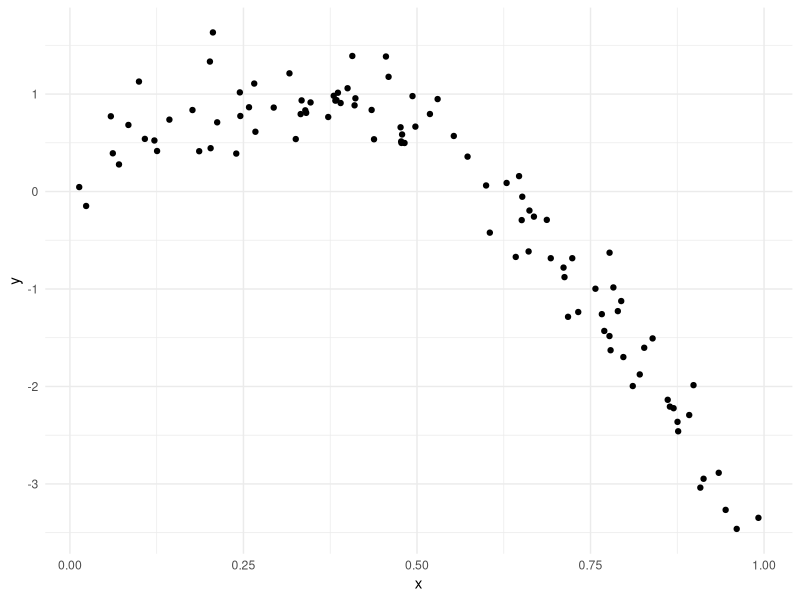
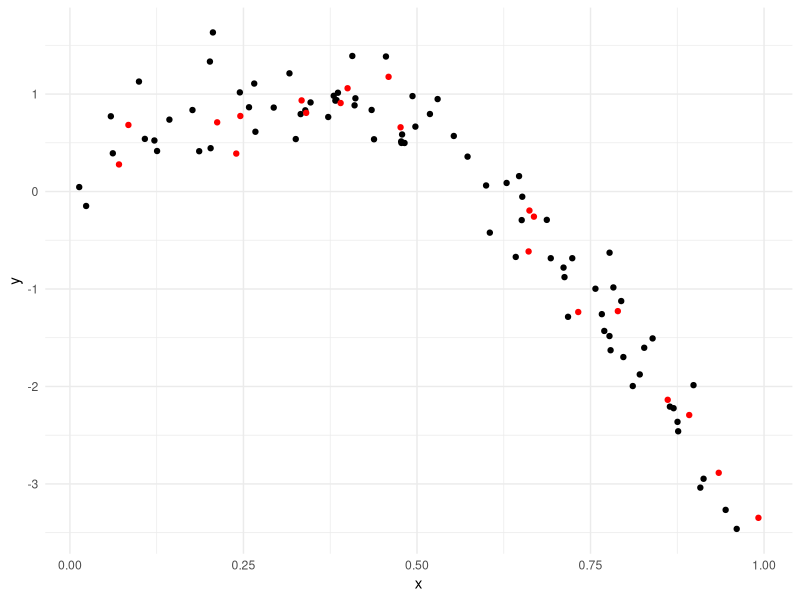
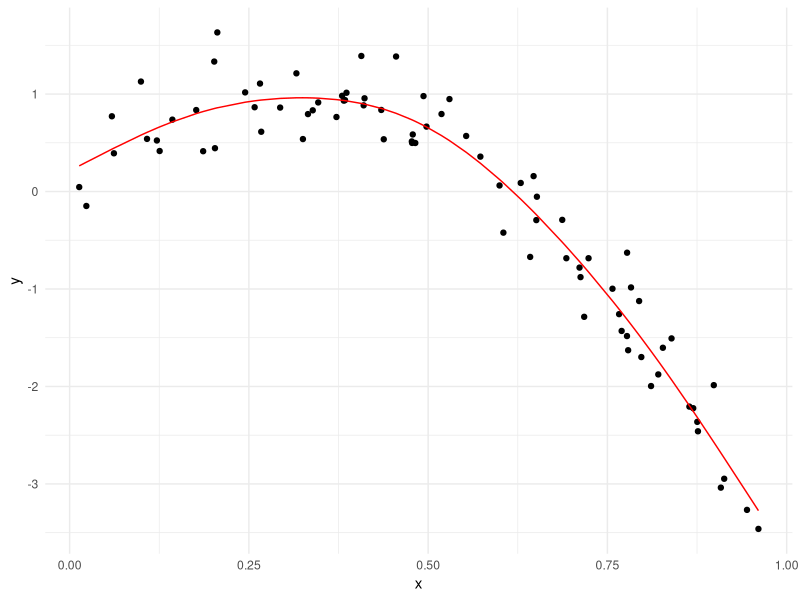
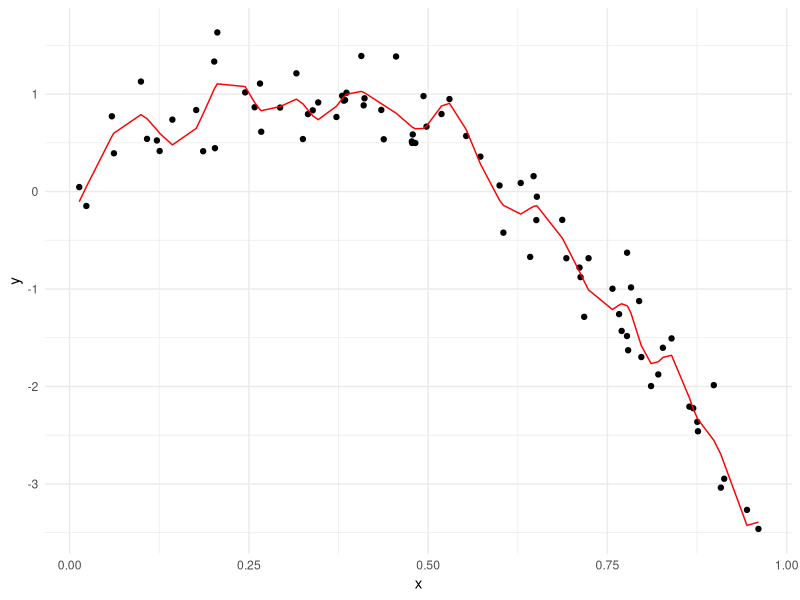
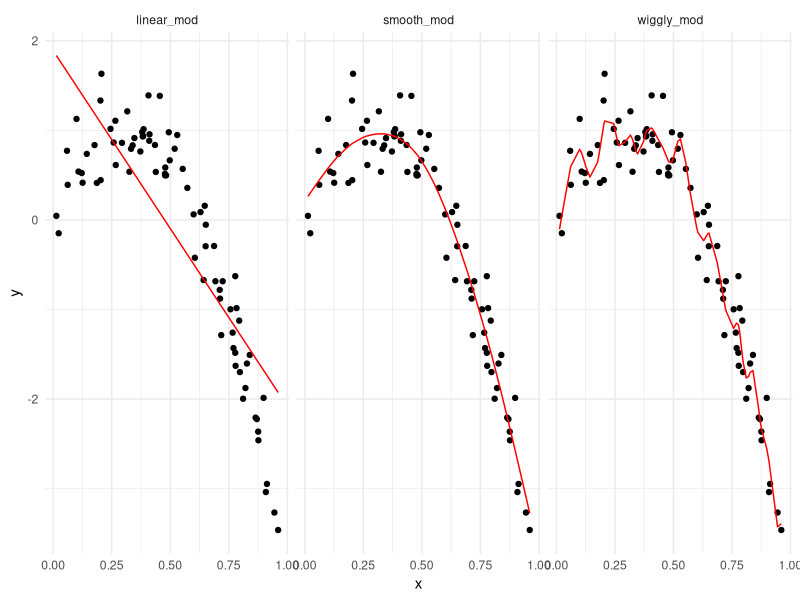

Write the R code that produced these figures, in order.
## ---- chunk 1
library(tidyverse)
library(modelr)
library(mgcv)

theme_set(theme_minimal() + theme(legend.position = "bottom"))

options(
  ggplot2.continuous.colour = "viridis",
  ggplot2.continuous.fill = "viridis"
)

scale_colour_discrete = scale_colour_viridis_d
scale_fill_discrete = scale_fill_viridis_d

set.seed(1)
## ---- chunk 2
nonlin_df = 
  tibble(
    id = 1:100,
    x = runif(100, 0, 1),
    y = 1 - 10 * (x - .3) ^ 2 + rnorm(100, 0, .3)
  )

nonlin_df |> 
  ggplot(aes(x = x, y = y)) + 
  geom_point()
## ---- chunk 3
train_df = sample_n(nonlin_df, 80)
test_df = anti_join(nonlin_df, train_df, by = "id")

ggplot(train_df, aes(x = x, y = y)) + 
  geom_point() + 
  geom_point(data = test_df, color = "red")
## ---- chunk 4
linear_mod = lm(y ~ x, data = train_df)
smooth_mod = mgcv::gam(y ~ s(x), data = train_df)
wiggly_mod = mgcv::gam(y ~ s(x, k = 30), sp = 10e-6, data = train_df)
## ---- chunk 5
train_df |> 
  add_predictions(smooth_mod) |> 
  ggplot(aes(x = x, y = y)) + geom_point() + 
  geom_line(aes(y = pred), color = "red")
## ---- chunk 6
train_df |> 
  add_predictions(wiggly_mod) |> 
  ggplot(aes(x = x, y = y)) + geom_point() + 
  geom_line(aes(y = pred), color = "red")
## ---- chunk 7
train_df |> 
  gather_predictions(linear_mod, smooth_mod, wiggly_mod) |> 
  mutate(model = fct_inorder(model)) |> 
  ggplot(aes(x = x, y = y)) + 
  geom_point() + 
  geom_line(aes(y = pred), color = "red") + 
  facet_wrap(~model)
## ---- chunk 8
rmse(linear_mod, train_df)
rmse(smooth_mod, train_df)
rmse(wiggly_mod, train_df)

rmse(linear_mod, test_df)
rmse(smooth_mod, test_df)
rmse(wiggly_mod, test_df)
## ---- chunk 9

